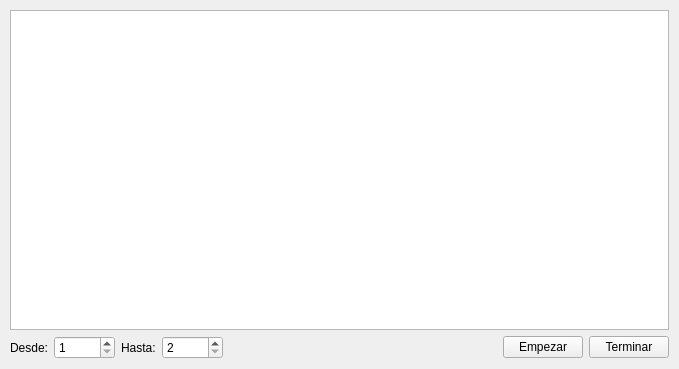
<?xml version="1.0" encoding="UTF-8"?>
<ui version="4.0">
 <class>MainWindow</class>
 <widget class="QMainWindow" name="MainWindow">
  <property name="geometry">
   <rect>
    <x>0</x>
    <y>0</y>
    <width>679</width>
    <height>369</height>
   </rect>
  </property>
  <property name="windowTitle">
   <string>MainWindow</string>
  </property>
  <widget class="QWidget" name="centralWidget">
   <widget class="QWidget" name="verticalLayoutWidget">
    <property name="geometry">
     <rect>
      <x>-1</x>
      <y>-1</y>
      <width>681</width>
      <height>371</height>
     </rect>
    </property>
    <layout class="QVBoxLayout" name="verticalLayout">
     <item>
      <widget class="QPlainTextEdit" name="plainTextEdit"/>
     </item>
     <item>
      <layout class="QHBoxLayout" name="horizontalLayout">
       <item>
        <widget class="QLabel" name="label">
         <property name="text">
          <string>Desde:</string>
         </property>
        </widget>
       </item>
       <item>
        <widget class="QSpinBox" name="spinFrom">
         <property name="minimum">
          <number>1</number>
         </property>
         <property name="maximum">
          <number>65534</number>
         </property>
        </widget>
       </item>
       <item>
        <widget class="QLabel" name="label_2">
         <property name="text">
          <string>Hasta:</string>
         </property>
        </widget>
       </item>
       <item>
        <widget class="QSpinBox" name="spinTo">
         <property name="minimum">
          <number>2</number>
         </property>
         <property name="maximum">
          <number>65535</number>
         </property>
        </widget>
       </item>
       <item>
        <spacer name="horizontalSpacer">
         <property name="orientation">
          <enum>Qt::Horizontal</enum>
         </property>
         <property name="sizeHint" stdset="0">
          <size>
           <width>40</width>
           <height>20</height>
          </size>
         </property>
        </spacer>
       </item>
       <item>
        <widget class="QPushButton" name="pushBegin">
         <property name="text">
          <string>Empezar</string>
         </property>
        </widget>
       </item>
       <item>
        <widget class="QPushButton" name="pushStop">
         <property name="text">
          <string>Terminar</string>
         </property>
        </widget>
       </item>
      </layout>
     </item>
    </layout>
   </widget>
  </widget>
 </widget>
 <layoutdefault spacing="6" margin="11"/>
 <resources/>
 <connections/>
</ui>
